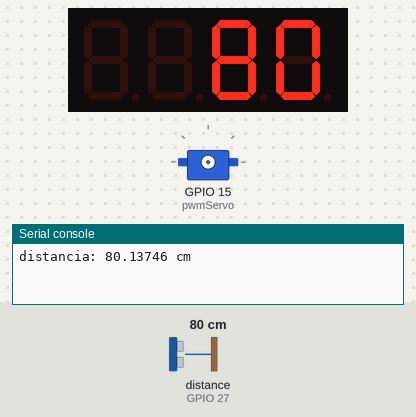
Recording of a program running on a simulated ESP32 board running MicroPython. Shown: 4-digit seven-segment display, servo, the last lines printed to the serial console. Wiring (from the project's diagram.json): servo on GPIO 15. The test bench sets the inputs (shaded band); at power-on: distance to the obstacle (sensor on GPIO 27) 80 cm. The echo pulse lasts 58.3 µs per cm; servo angles are drawn from the pulse width (0.5 ms = 0°, 2.5 ms = 180°); library files of the repository ran but are not shown: tm1637.py, hcsr04.py.

Above: at 1.2 s.
1.3 s: distance to the obstacle (sensor on GPIO 27) set to 2 cm
At 8.3 s:
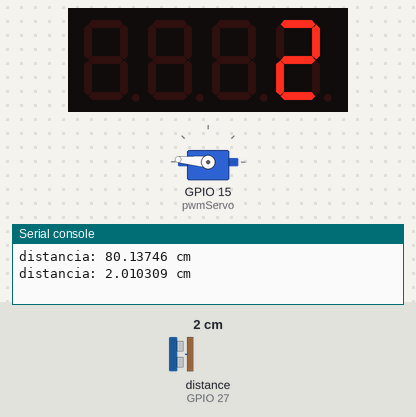
13.5 s: distance to the obstacle (sensor on GPIO 27) set to 4 cm
At 16.7 s:
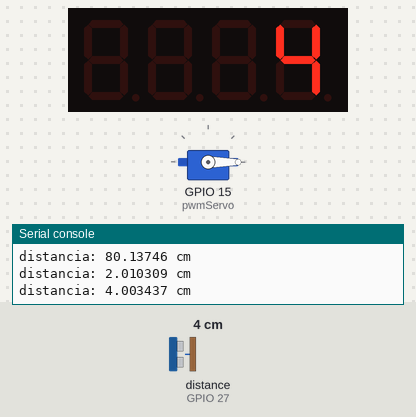
21.3 s: distance to the obstacle (sensor on GPIO 27) set to 9 cm
At 28.8 s:
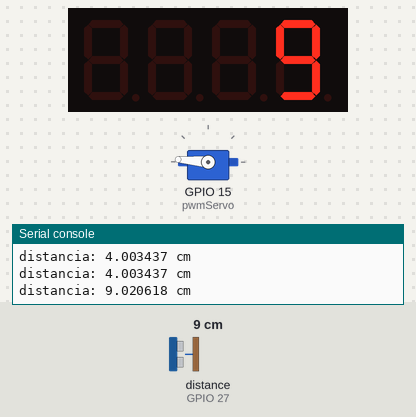
Timing chart, 0 to 37.5 s (numbered marks = the images above; inputs shaded):
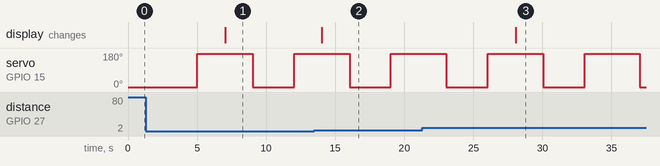

Measured:
- after the input at 1.3 s, the display: changes after 5.7 s (image 1)
- after the input at 13.5 s, the display: changes after 0.54 s (image 2)
- after the input at 21.3 s, the display: changes after 6.8 s (image 3)
- by itself, servo on GPIO 15 (pwmServo): alternates 175° for 4.0 s and 0° for 3.0 s

The program:

main.py
```python
import machine
import time
from machine import Pin,PWM
from machine  import Pin
import tm1637
from tm1637 import TM1637
from hcsr04  import HCSR04


display=TM1637(clk=Pin(4),  dio=Pin(0))
sensor=HCSR04(trigger_pin=26, echo_pin=27)
pwmServo = PWM(Pin(15,Pin.OUT))
pwmServo.freq(50)
inicio=0000
display.number(inicio)
while True:
    distancia=sensor.distance_cm()
    print('distancia:',distancia,'cm')
    display.number(int(distancia))
    time.sleep(2)
    pwmServo.duty(25)
    time.sleep(3)
    pwmServo.duty(125)
    time.sleep(2)
```
